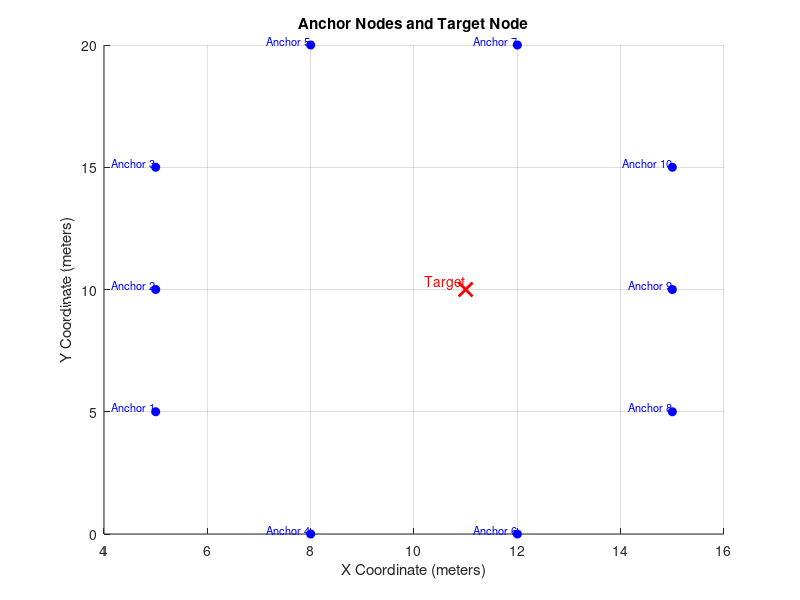

MATLAB code for this plot:
clc;
clear all;

%************************************************************* PARAMETERS *********************************************************
d0 = 1;  % reference distance (meter)
PLE = 2; % path loss exponent
target_x = 11.0; % true location x-coordinate (meter)
target_y = 10.0; % true location y-coordinate (meter)
s_x = [5 5 5 8 8 12 12 15 15 15]; % x coordinate of anchor sensors (meter)
s_y = [5 10 15 0 20 0 20 5 10 15]; % y coordinate of anchor sensors (meter)
sigma2 = 1; % noise variance (dB)

% Number of anchors
num_anchors = length(s_x);

%********************************************************** Bhattacharyya Bound Calculation ********************************************************
% Derivative of mean RSS with respect to target_x
for k = 1:num_anchors
    dR_dx(k) = (-10 * PLE / log(10)) * (target_x - s_x(k)) / (norm([target_x; target_y] - [s_x(k); s_y(k)], 2)^2);
end
dR_dx = dR_dx';

% Derivative of mean RSS with respect to target_y
for k = 1:num_anchors
    dR_dy(k) = (-10 * PLE / log(10)) * (target_y - s_y(k)) / (norm([target_x; target_y] - [s_x(k); s_y(k)], 2)^2);
end
dR_dy = dR_dy';

% Compute Fisher Information Matrix (FIM)
FIM = zeros(2, 2);
FIM(1, 1) = (dR_dx' * dR_dx) / sigma2;
FIM(2, 2) = (dR_dy' * dR_dy) / sigma2;
FIM(1, 2) = (dR_dx' * dR_dy) / sigma2;
FIM(2, 1) = FIM(1, 2);

% Compute Bhattacharyya Bound
B_bound_x = sqrt(0.5 * FIM(1, 1));
B_bound_y = sqrt(0.5 * FIM(2, 2));
B_bound_total = sqrt(0.5 * (FIM(1, 1) + FIM(2, 2)));

% Display results
disp(['Bhattacharyya Bound for x-coordinate: ', num2str(B_bound_x)]);
disp(['Bhattacharyya Bound for y-coordinate: ', num2str(B_bound_y)]);
disp(['Total Bhattacharyya Bound: ', num2str(B_bound_total)]);

%******************************************************************* Plot *****************************************************************
% Create a plot of the anchors and the target
figure;
hold on;
plot(s_x, s_y, 'bo', 'MarkerFaceColor', 'b'); % Plot anchor nodes
plot(target_x, target_y, 'rx', 'MarkerSize', 10, 'LineWidth', 2); % Plot target node
xlabel('X Coordinate (meters)');
ylabel('Y Coordinate (meters)');
title('Anchor Nodes and Target Node');
text(target_x, target_y, ' Target', 'VerticalAlignment', 'bottom', 'HorizontalAlignment', 'right', 'Color', 'red', 'FontSize', 10);
for k = 1:num_anchors
    text(s_x(k), s_y(k), sprintf(' Anchor %d', k), 'VerticalAlignment', 'bottom', 'HorizontalAlignment', 'right', 'Color', 'blue', 'FontSize', 8);
end
grid on;
hold off;
